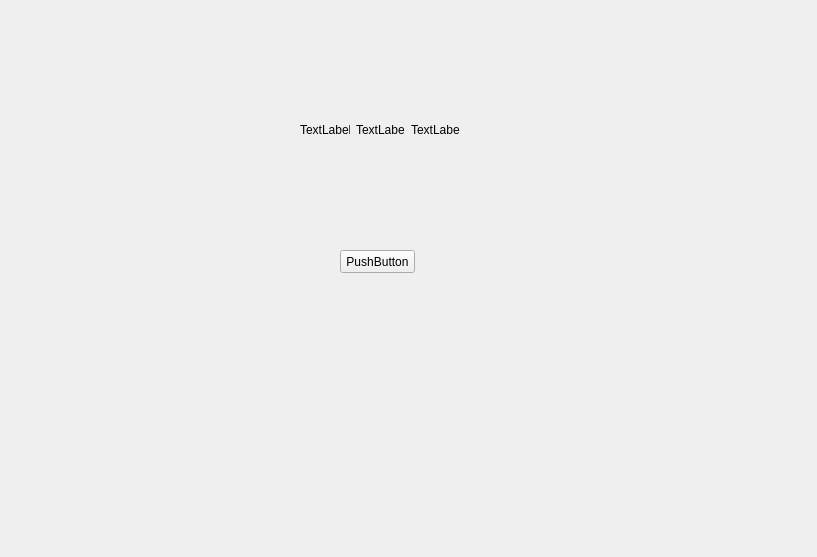
<?xml version="1.0" encoding="UTF-8"?>
<ui version="4.0">
 <class>Form</class>
 <widget class="QWidget" name="Form">
  <property name="geometry">
   <rect>
    <x>0</x>
    <y>0</y>
    <width>817</width>
    <height>557</height>
   </rect>
  </property>
  <property name="windowTitle">
   <string>Form</string>
  </property>
  <widget class="QWidget" name="horizontalLayoutWidget">
   <property name="geometry">
    <rect>
     <x>300</x>
     <y>90</y>
     <width>160</width>
     <height>80</height>
    </rect>
   </property>
   <layout class="QHBoxLayout" name="horizontalLayout">
    <item>
     <widget class="QLabel" name="label">
      <property name="text">
       <string>TextLabel</string>
      </property>
     </widget>
    </item>
    <item>
     <widget class="QLabel" name="label_2">
      <property name="text">
       <string>TextLabel</string>
      </property>
     </widget>
    </item>
    <item>
     <widget class="QLabel" name="label_3">
      <property name="text">
       <string>TextLabel</string>
      </property>
     </widget>
    </item>
   </layout>
  </widget>
  <widget class="QPushButton" name="pushButton">
   <property name="geometry">
    <rect>
     <x>340</x>
     <y>250</y>
     <width>75</width>
     <height>23</height>
    </rect>
   </property>
   <property name="text">
    <string>PushButton</string>
   </property>
  </widget>
 </widget>
 <resources/>
 <connections/>
</ui>
